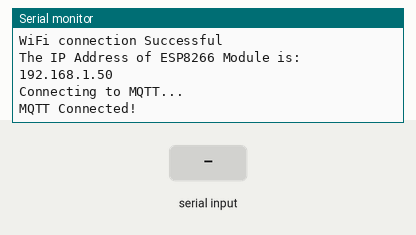
This sketch was run on a simulated ESP8266 (NodeMCU). Shown: the last lines printed to the serial monitor. The test bench sets the inputs (shaded band). WiFi joins after 1.5 s; servers stay silent unless stated; no MQTT or app messages arrive unless stated.

Above: at 5.2 s.
5.3 s: "<90,45,200>" received over Serial
At 6.3 s:
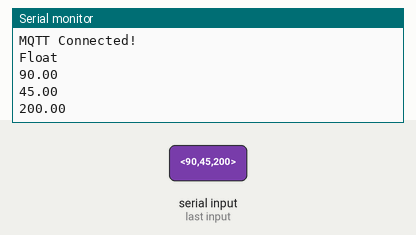
6.8 s: "<30,150,10>" received over Serial
At 7.5 s:
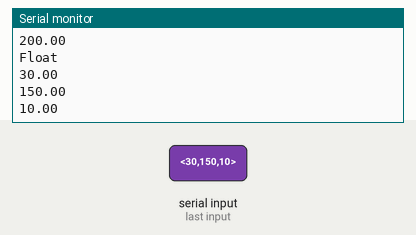
Timing chart, 0 to 9.8 s (numbered marks = the images above; inputs shaded):
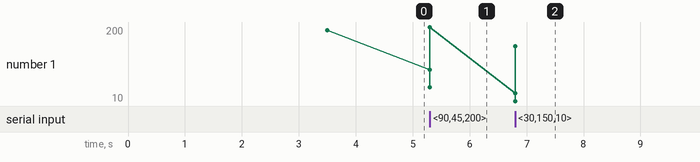

Measured:
- after the input at 5.3 s, the serial monitor: prints a new line at once (image 1)
- after the input at 6.8 s, the serial monitor: prints a new line at once (image 2)
- plotted number 1: 192.17 → 200 after the input at 5.3 s, 200 → 10 after the input at 6.8 s

The sketch:

teste_wifi.ino
```cpp
#include "ESP8266WiFi.h"
#include "Adafruit_MQTT.h"
#include "Adafruit_MQTT_Client.h"

/************************* WIFI Setup *********************************/
#define ssid        "MAUI"
#define password    "@dm!nm3a1x8@"

/************************* Adafruit.io Setup *********************************/
#define AIO_SERVER      "io.adafruit.com"
#define AIO_SERVERPORT  1883  // use 8883 for SSL
#define AIO_USERNAME    "brunofranrodrigues"
#define AIO_KEY         "57ac0f3b88ee4b8599880889ab8d37ca"


/************ Global State (you don't need to change this!) ******************/

// Create an ESP8266 WiFiClient class to connect to the MQTT server.
WiFiClient client;
// or... use WiFiFlientSecure for SSL
//WiFiClientSecure client;

// Setup the MQTT client class by passing in the WiFi client and MQTT server and login details.
Adafruit_MQTT_Client mqtt(&client, AIO_SERVER, AIO_SERVERPORT, AIO_USERNAME, AIO_KEY);

/****************************** Feeds ***************************************/

// Notice MQTT paths for AIO follow the form: <username>/feeds/<feedname>
Adafruit_MQTT_Publish temp = Adafruit_MQTT_Publish(&mqtt, AIO_USERNAME "/feeds/temp");

Adafruit_MQTT_Publish ph = Adafruit_MQTT_Publish(&mqtt, AIO_USERNAME "/feeds/ph");

Adafruit_MQTT_Publish ec = Adafruit_MQTT_Publish(&mqtt, AIO_USERNAME "/feeds/ec");

float phValue = 0.0;
float ecValue = 0.0;
float tempValue = 0.0;

void MQTT_connect();

const byte numChars = 32;
char receivedChars[numChars];
char tempChars[numChars];        // temporary array for use when parsing

boolean newData = false;

void setup()
{
  Serial.begin(115200);

  Serial.println("<Arduino is ready>");

  // Connect to WiFi
  WiFi.begin(ssid, password);
  while (WiFi.status() != WL_CONNECTED)
  {
    delay(500);
    Serial.print("*");
  }
  delay(500);
  Serial.println("");
  delay(500);
  Serial.println("WiFi connection Successful");
  delay(500);
  Serial.println("The IP Address of ESP8266 Module is: ");
  delay(500);
  Serial.println(WiFi.localIP());// Print the IP address
  delay(500);
}

void MQTT_connect() {
  int8_t ret;

  // Stop if already connected.
  if (mqtt.connected()) {
    return;
  }

  Serial.println("Connecting to MQTT... ");

  uint8_t retries = 3;
  while ((ret = mqtt.connect()) != 0) { // connect will return 0 for connected
    Serial.println(mqtt.connectErrorString(ret));
    Serial.println("Retrying MQTT connection in 5 seconds...");
    mqtt.disconnect();
    delay(5000);  // wait 5 seconds
    retries--;
    if (retries == 0) {
      // basically die and wait for WDT to reset me
      while (1);
    }
  }
  Serial.println("MQTT Connected!");
}

void loop()
{
  // Ensure the connection to the MQTT server is alive (this will make the first
  // connection and automatically reconnect when disconnected).  See the MQTT_connect
  // function definition further below.
  MQTT_connect();

  recvWithStartEndMarkers();
    if (newData == true) {
        strcpy(tempChars, receivedChars);
            // this temporary copy is necessary to protect the original data
            //   because strtok() used in parseData() replaces the commas with \0
        parseData();
        showParsedData();
        newData = false;
    }
}

void recvWithStartEndMarkers() {
    static boolean recvInProgress = false;
    static byte ndx = 0;
    char startMarker = '<';
    char endMarker = '>';
    char rc;

    while (Serial.available() > 0 && newData == false) {
        rc = Serial.read();

        if (recvInProgress == true) {
            if (rc != endMarker) {
                receivedChars[ndx] = rc;
                ndx++;
                if (ndx >= numChars) {
                    ndx = numChars - 1;
                }
            }
            else {
                receivedChars[ndx] = '\0'; // terminate the string
                recvInProgress = false;
                ndx = 0;
                newData = true;
            }
        }

        else if (rc == startMarker) {
            recvInProgress = true;
        }
    }
}

//============

void parseData() {      // split the data into its parts

    char * strtokIndx; // this is used by strtok() as an index

    strtokIndx = strtok(tempChars, ","); // this continues where the previous call left off
    phValue = atof(strtokIndx);     // convert this part to an integer

    strtokIndx = strtok(NULL, ","); // this continues where the previous call left off
    ecValue = atof(strtokIndx);     // convert this part to an integer

    strtokIndx = strtok(NULL, ",");
    tempValue = atof(strtokIndx);     // convert this part to a float

}

void showParsedData() {
    Serial.println("Float ");
    Serial.println(phValue);
    ph.publish(phValue);
    Serial.println(ecValue);
    ec.publish(ecValue);
    Serial.println(tempValue);
    temp.publish(tempValue);
}
```
